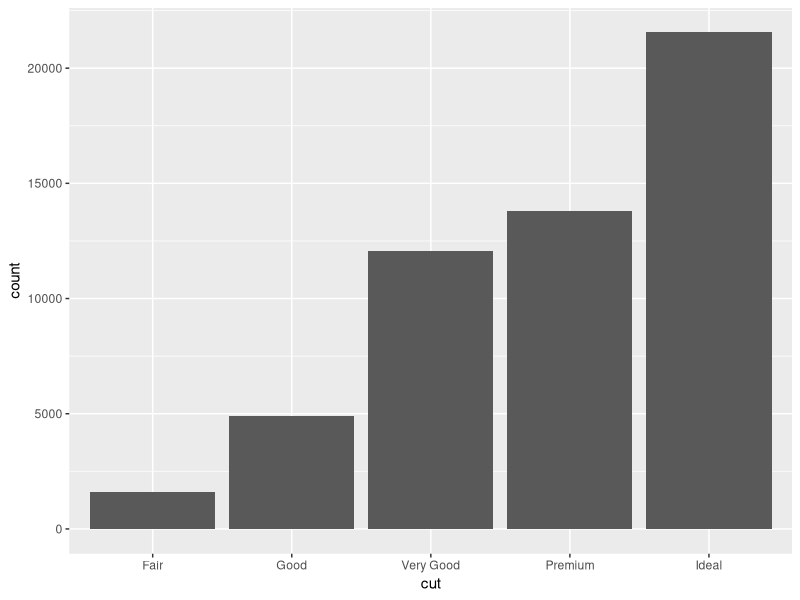
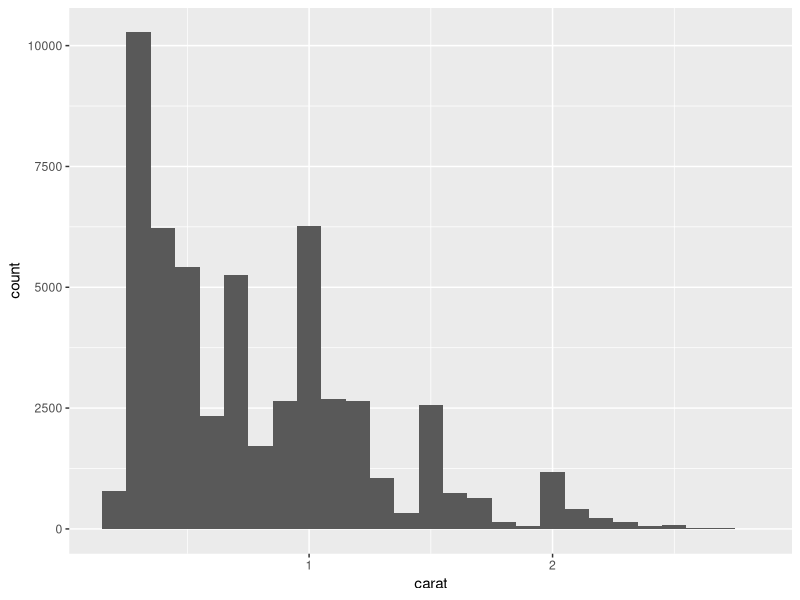
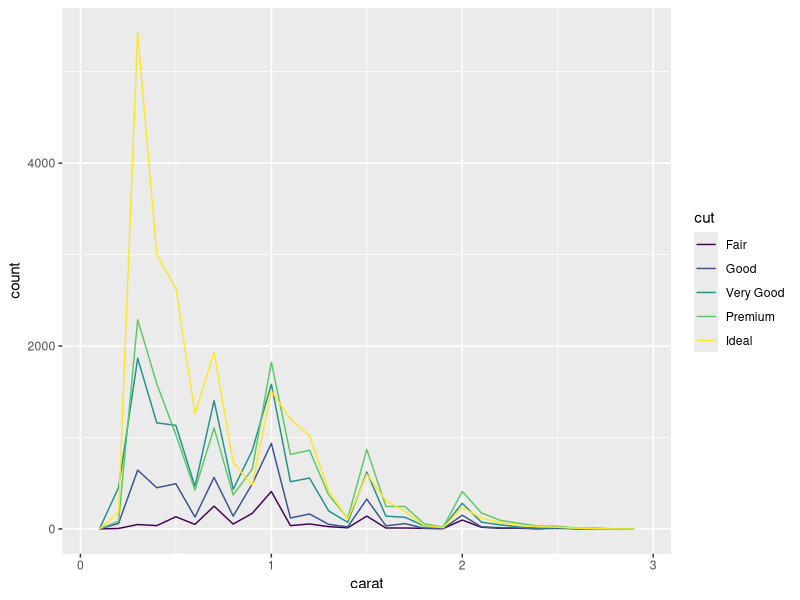
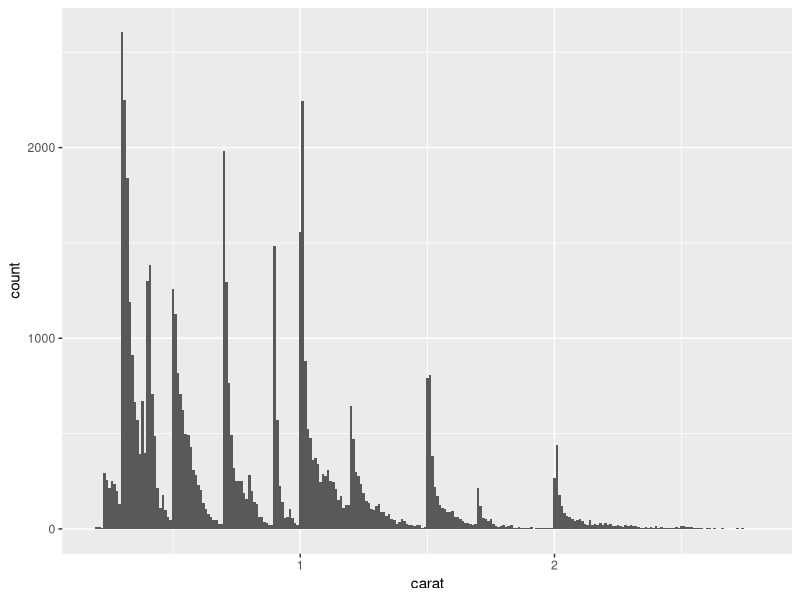
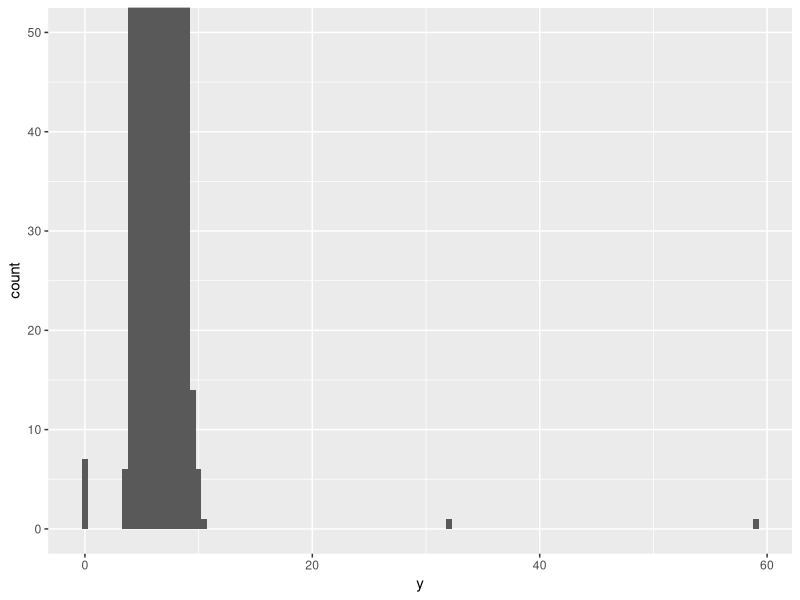
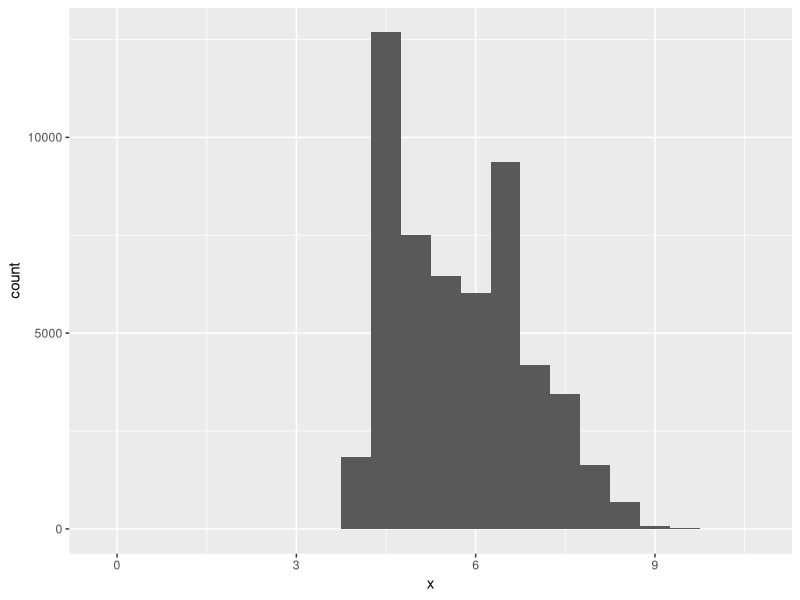
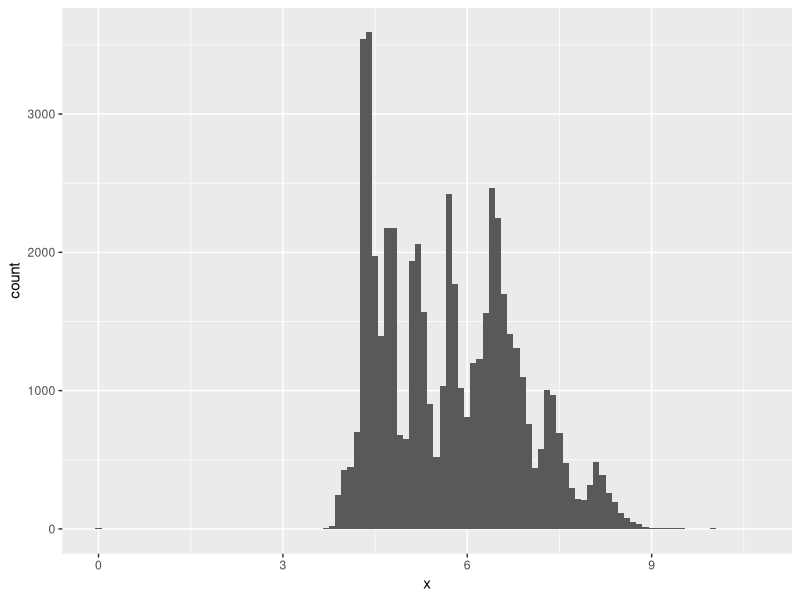
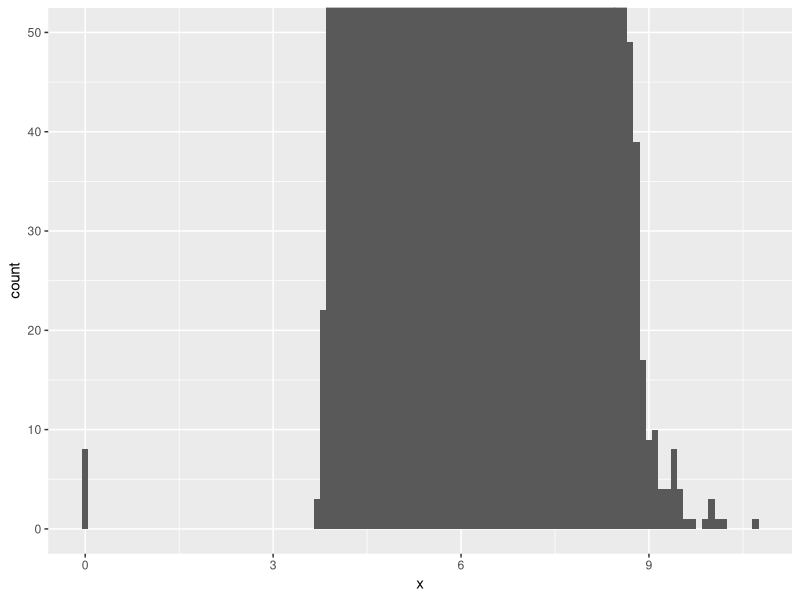

The R script that drew these images, in order:
## ---- chunk 1
library(tidyverse)
## ---- chunk 2
diamonds
?diamonds
ggplot(data = diamonds) +
  geom_bar(mapping = aes(x = cut))
## ---- chunk 3
diamonds %>% 
  count(cut)
## ---- chunk 4
diamonds %>% 
  count(cut_width(carat, 0.5))
## ---- chunk 5
smaller <- diamonds %>% 
  filter(carat < 3)
  
ggplot(data = smaller, mapping = aes(x = carat)) +
  geom_histogram(binwidth = 0.1)
## ---- chunk 6
ggplot(data = smaller, mapping = aes(x = carat, colour = cut)) +
  geom_freqpoly(binwidth = 0.1)
## ---- chunk 7
ggplot(data = smaller, mapping = aes(x = carat)) +
  geom_histogram(binwidth = 0.01)
## ---- chunk 8
ggplot(diamonds) + 
  geom_histogram(mapping = aes(x = y), binwidth = 0.5) +
  coord_cartesian(ylim = c(0, 50))
## ---- chunk 9
unusual <- diamonds %>% 
  filter(y < 3 | y > 20) %>% 
  select(price, x, y, z) %>%
  arrange(y)
unusual
## ---- chunk 10
# explore the distribution of x, y, z
ggplot(diamonds) + 
  geom_histogram(mapping = aes(x = x), binwidth = 0.5)

ggplot(diamonds) + 
  geom_histogram(mapping = aes(x = x), binwidth = 0.1)

ggplot(diamonds) + 
  geom_histogram(mapping = aes(x = x), binwidth = 0.1) +
  coord_cartesian(ylim = c(0, 50))

ggplot(diamonds) + 
  geom_histogram(mapping = aes(x = z), binwidth = 0.5)

ggplot(diamonds) + 
  geom_histogram(mapping = aes(x = z), binwidth = 0.1)

ggplot(diamonds) + 
  geom_histogram(mapping = aes(x = z), binwidth = 0.1) +
  coord_cartesian(ylim = c(0, 30))

## ---- chunk 11
# distribution of price

ggplot(diamonds) + 
  geom_histogram(mapping = aes(x = price), binwidth = 0.5)

ggplot(diamonds) + 
  geom_histogram(mapping = aes(x = price), binwidth = 0.1)

ggplot(diamonds) + 
  geom_histogram(mapping = aes(x = price), binwidth = 1.0)

ggplot(diamonds) + 
  geom_histogram(mapping = aes(x = price), binwidth = 5.0)

ggplot(diamonds) + 
  geom_histogram(mapping = aes(x = price), binwidth = 0.5) +
  coord_cartesian(xlim = c(1200, 1700), ylim = c(0,50))
## ---- chunk 12
# How many diamonds are 0.99 carat? How many are 1 carat? What do you think is the cause of the difference?

diamonds %>% filter(carat == .99) %>% 
  count(carat)

diamonds %>% filter(carat == 1) %>% 
  count(carat)
## ---- chunk 13
#Compare and contrast coord_cartesian() vs xlim() or ylim() when zooming in on a histogram. What happens if you leave binwidth unset? What happens if you try and zoom so only half a bar shows?

ggplot(diamonds) + 
  geom_histogram(mapping = aes(x = x ), binwidth = 0.5)

ggplot(diamonds) + 
  geom_histogram(mapping = aes(x = x ), binwidth = 0.5) +
  coord_cartesian(xlim = c(5, 9), ylim = c(0,10000))

ggplot(diamonds) + 
  geom_histogram(mapping = aes(x = x ), binwidth = 0.1) +
  coord_cartesian(xlim = c(5, 9), ylim = c(0,10000))

ggplot(diamonds) + 
  geom_histogram(mapping = aes(x = x ), binwidth = 0.5) + xlim(5,9) + ylim(0,10000)


# bindwidth unset

ggplot(diamonds) + 
  geom_histogram(mapping = aes(x = x ))

ggplot(diamonds) + 
  geom_histogram(mapping = aes(x = x )) +
  coord_cartesian(xlim = c(5, 9), ylim = c(0,10000))

# half way zoom

ggplot(diamonds) + 
  geom_histogram(mapping = aes(x = x ), binwidth = 0.5) + coord_cartesian(ylim = c(0,6000))


ggplot(diamonds) + 
  geom_histogram(mapping = aes(x = x ))

ggplot(diamonds) + 
  geom_histogram(mapping = aes(x = x )) + coord_cartesian(ylim = c(0,6000))

## ---- chunk 14
# What happens to missing values in a histogram? What happens to missing values in a bar chart? Why is there a difference?

diamonds2 <- diamonds %>% 
  mutate(y = ifelse(y < 3 | y > 20, NA, y))

ggplot(data = diamonds2, mapping = aes(x = y)) + 
  geom_histogram()

ggplot(data = diamonds2, mapping = aes(x = y)) + 
  geom_bar()
## ---- chunk 15
# What does na.rm = TRUE do in mean() and sum()

?mean()
?sum()
